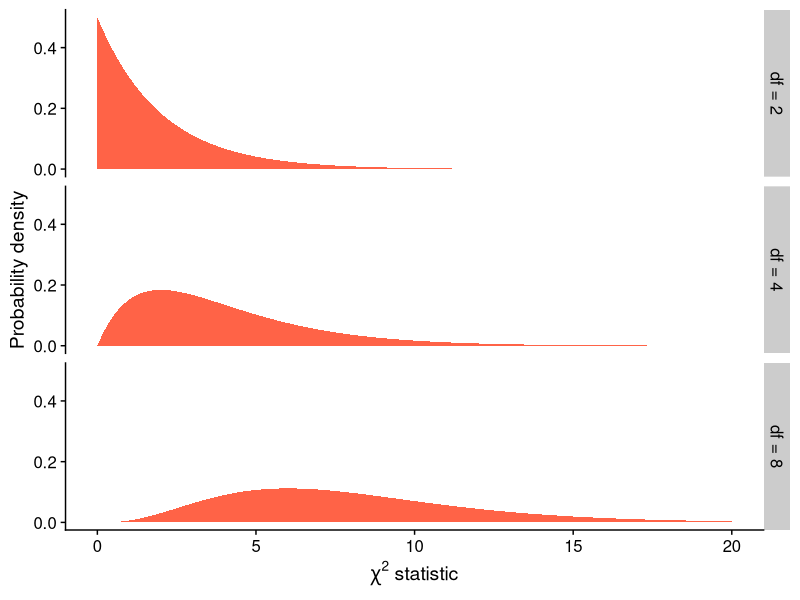
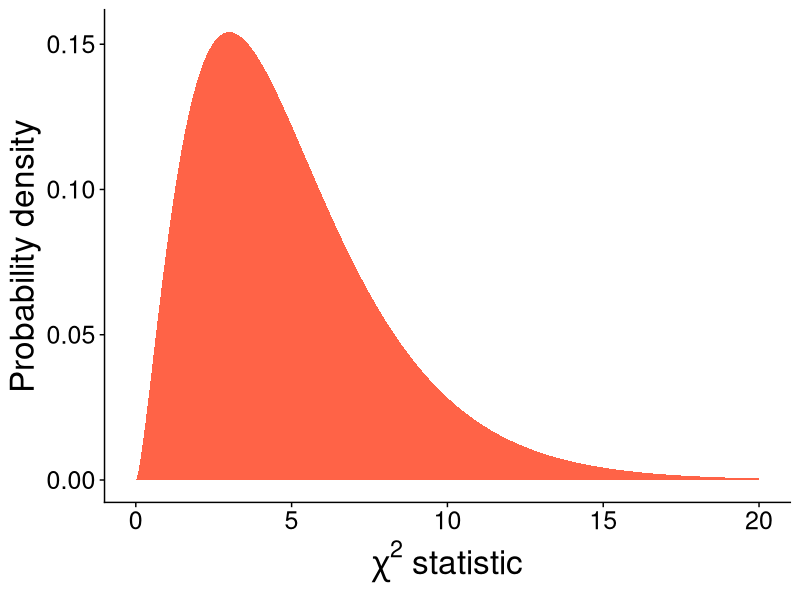
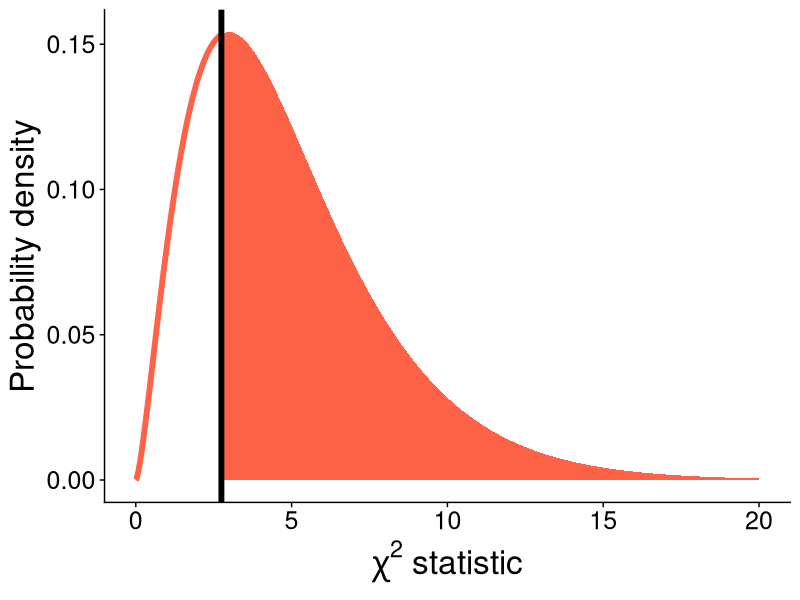
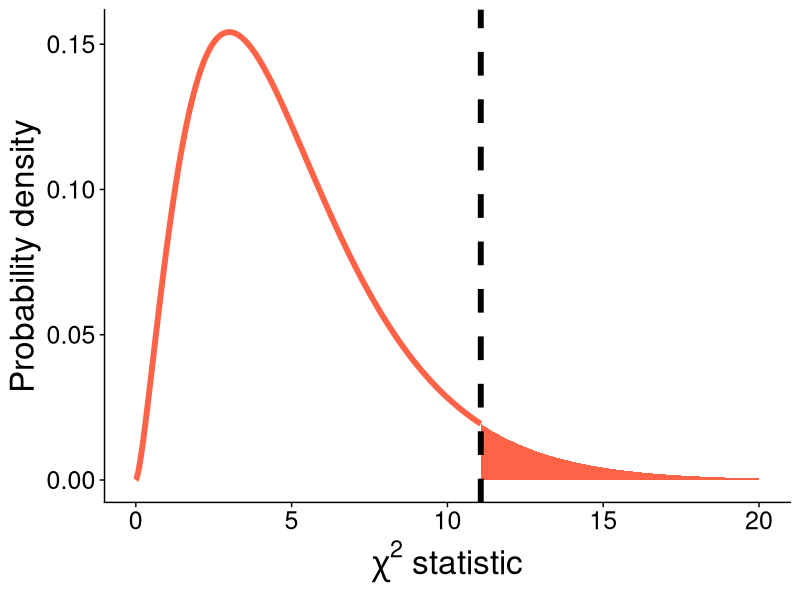
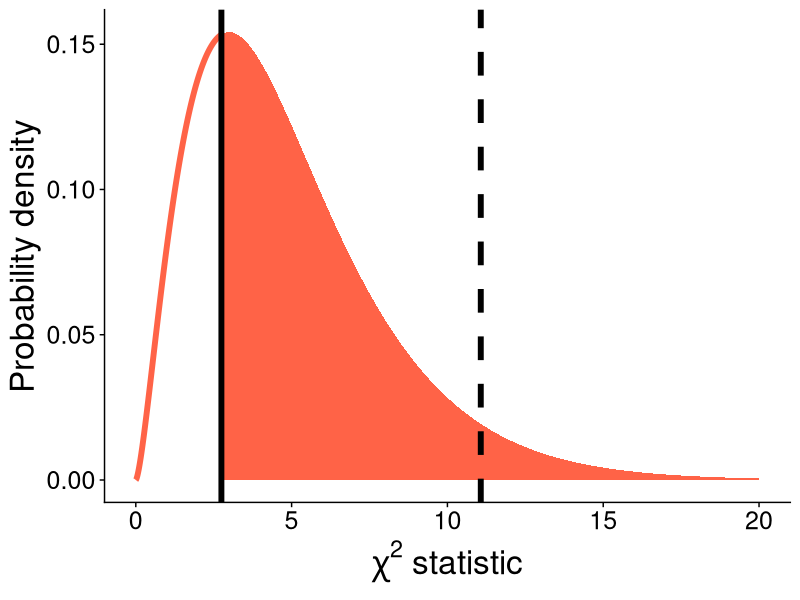
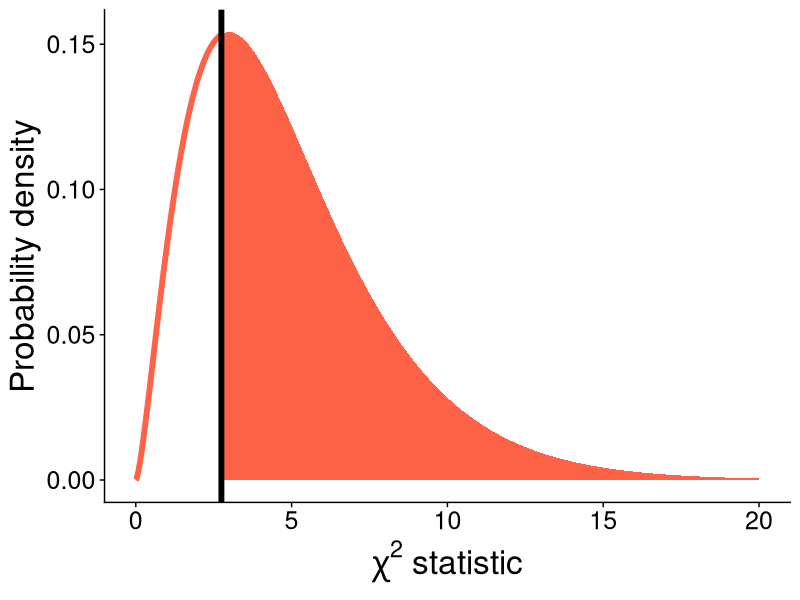

Generate these figures, in order, with R:
## ---- chunk 1
knitr::opts_chunk$set(echo = FALSE, warning = FALSE,
                      message = FALSE, eval = TRUE)

library(cowplot)
library(ggplot2)
library(dplyr)
library(viridis)
library(glue)
library(stringr)
library(tidyr)
library(knitr)
## ---- chunk 2
mm_expected <- tibble(
    Color = c("Blue", "Orange", "Green", "Yellow", "Red", "Brown"),
    Proportion = c("0.24", "0.20", "0.16", "0.14", "0.13", "0.13"),
    `Expected A` = rep(35, 6),
    `Expected B` = c(24, 20, 16, 14, 13, 13),
    `Expected C` = c("50.4", "42.0", "33.6", "29.4", "27.3", "27.3")
)

knitr::kable(mm_expected, align = "lcccc")
## ---- chunk 3
mm_expected <- select(mm_expected, c(Color, Proportion, `Expected C`)) |> 
    rename(Expected = `Expected C`) |> 
    rbind(c("**Total**", "1", "210"))

knitr::kable(mm_expected, align = "lcc")
## ---- chunk 4
#| echo: true

candies <- sample(
    x = c("Blue", "Orange", "Green", "Yellow",
          "Red", "Brown"),
    size = 210,
    replace = TRUE,
    prob = c(0.24, 0.20, 0.16, 0.14, 0.13, 0.13)
)

table(candies)
## ---- chunk 5
obs <- table(candies) |> 
    (function(x) {
        data.frame(Color = names(x), 
                   Observed = as.character(as.numeric(x)))
    })() |> 
    rbind(c("**Total**", "210")) |> 
    left_join(mm_expected, y = _)

obs$Observed[is.na(obs$Observed)] <- "0"

knitr::kable(obs, align = "lccc")
## ---- chunk 6
chi <- mutate(obs, 
       o_min_e_raw = (as.numeric(Observed) - as.numeric(Expected)) |> 
           round(1),
       o_min_e = as.character(o_min_e_raw), 
       chi_sq_raw = (o_min_e_raw^2) / as.numeric(Expected), 
       chi_sq = round(chi_sq_raw, 2) |> 
           as.character())
chi$chi_sq[7] <- sum(chi$chi_sq_raw) |> 
    round(2) |> 
    as.character()

O <- round(as.numeric(chi$Observed))[-nrow(chi)]
E <- round(as.numeric(chi$Expected), 1)[-nrow(chi)]

mm_test_stat <- sum((O - E) ^ 2 / E)

chi_tab <- select(chi, c(Color:Observed, o_min_e, chi_sq)) |> 
    rename(`$O - E$` = o_min_e, 
           `$(O - E)^2/E$` = chi_sq) |> 
    kable(align = "lccccc")

chi_tab
## ---- chunk 7
chi_tab
## ---- chunk 8
chi_tab
## ---- chunk 9
chi_tab
## ---- chunk 10
#| fig-align: center
#| fig-width: 5
#| fig-height: 3.5
#| out-width: "8in"

df <- crossing(
    x = seq(0, 20, 0.01),
    df = c(2, 4, 8)
) |>
    mutate(y = dchisq(x, df), panel = str_c("df = ", df))

ggplot(df, aes(x, y)) +
    facet_grid(rows = vars(panel)) +
    geom_area(fill = "tomato") +
    xlab(expression(chi^2~statistic)) +
    ylab("Probability density") +
    theme_cowplot() +
    scale_y_continuous(n.breaks = 4)
## ---- chunk 11
df <- tibble(
    Expected = c(60, 60, 60),
    Observed = c(57, 62, 61),
    `$\\chi^2_i$` = (Observed - Expected) ^ 2 / Expected
)

knitr::kable(df, escape = FALSE, align = rep("c", 3),
             digits = 3)

df$chisq <- df$`$\\chi^2_i$`
## ---- chunk 12
df <- tibble(
  Expected = c(600, 600, 600),
  Observed = c(570, 620, 610),
  `$\\chi^2_i$` = (Observed - Expected) ^ 2 / Expected
)

knitr::kable(df, escape = FALSE, align = rep("c", 3),
             digits = 3)

df$chisq <- df$`$\\chi^2_i$`
## ---- chunk 13
chi_tab
## ---- chunk 14
#| fig-align: center
#| out-width: "10in"

df <- tibble(
    x = seq(0, 20, 0.01),
    y = dchisq(x, 5)
)

gp <- ggplot(df, aes(x, y)) +
    geom_area(fill = "tomato") +
    xlab(expression(chi^2~statistic)) +
    ylab("Probability density") +
    theme_cowplot() +
    theme(
        strip.text = element_text(size = 18),
        axis.text = element_text(size = 18),
        axis.title = element_text(size = 24),
        title = element_text(size = 24)
    )

gp
## ---- chunk 15
#| fig-align: center
#| out-width: "9.5in"

gp +
    geom_area(data = filter(df, x < mm_test_stat), fill = "white",
              size = 2, color = "tomato") +
    geom_vline(xintercept = mm_test_stat, size = 2)
## ---- chunk 16
#| echo: false
#| results: asis

cat(sprintf("```r\npchisq(q = %s,\n       df = 5,\n       lower.tail = FALSE)\n```", 
            round(mm_test_stat, 7)))
## ---- chunk 17
pchisq(q = mm_test_stat,
       df = 5,
       lower.tail = FALSE)
## ---- chunk 18
p_value <- pchisq(mm_test_stat, df = 5, lower.tail = FALSE)
## ---- chunk 19
#| echo: true

qchisq(0.05,
       df = 5,
       lower.tail = FALSE)
## ---- chunk 20
#| fig-align: center
#| out-width: "9in"

mm_crit_stat <- qchisq(0.05, 5, lower.tail = FALSE)

gp +
  geom_area(data = filter(df, x < mm_crit_stat), fill = "white",
            size = 2, color = "tomato") +
  geom_vline(xintercept = mm_crit_stat, size = 2, linetype = "dashed")
## ---- chunk 21
#| fig-align: center
#| out-width: "9in"

mm_crit_stat <- qchisq(0.05, 5, lower.tail = FALSE)

gp +
  geom_area(data = filter(df, x < mm_test_stat), fill = "white",
            size = 2, color = "tomato") +
  geom_vline(xintercept = mm_test_stat, size = 2) +
  geom_vline(xintercept = mm_crit_stat, size = 2, linetype = "dashed")
## ---- chunk 22
#| echo: true

chisq.test(x = c(43, 40, 37, 37, 33, 20),
           p = c(0.24, 0.20, 0.16, 0.14, 0.13, 0.13))
## ---- chunk 23
chi_tab
## ---- chunk 24
chi_tab

## ---- chunk 25
chi_tab

## ---- chunk 26
#| fig-align: center
#| out-width: "9.5in"

gp +
  geom_area(data = filter(df, x < mm_test_stat), fill = "white",
            size = 2, color = "tomato") +
  geom_vline(xintercept = mm_test_stat, size = 2)
## ---- chunk 27
#| echo: false
#| results: asis

cat(sprintf("```r\npchisq(q = %s,\n       df = 5,\n       lower.tail = FALSE)\n```", 
            round(mm_test_stat, 7)))
## ---- chunk 28
pchisq(q = mm_test_stat,
       df = 5,
       lower.tail = FALSE)
## ---- chunk 29
#| echo: false
#| results: asis

cat(sprintf("```r\nchisq.test(x = c(%s),\n           p = c(0.24, 0.20, 0.16, 0.14, 0.13, 0.13))\n```", 
            paste(O[-length(O)], collapse = ", ")))
## ---- chunk 30
chisq.test(x = O,
           p = c(0.24, 0.20, 0.16, 0.14, 0.13, 0.13))
## ---- chunk 31
# a markdown formatted table strings for repeated use
tbl <- "::: {.no-bold-header style=\"font-size: 80%;\"} \n|  | non-English<br>$O$ | non-English<br>$E$ | English<br>$O$ | English<br>$E$ | \n|--:|:--:|:--:|:--:|:--:| \n| Primary&nbsp;Caesarean delivery | 1 | <<non_e_c>> | 2 | <<e_c>> | \n| Primary&nbsp;vaginal delivery | 5 | <<non_e_v>> | 16 | <<e_v>> | \n:::"

tbl_mar <- "::: {.no-bold-header style=\"font-size: 80%;\"} \n|  | non-English<br>$O$ | non-English<br>$E$ | <br>English<br>$O$ | <br>English<br>$E$ | **<br><br>Totals** | \n|--:|:--:|:--:|:--:|:--:|:--:| \n| Primary&nbsp;Caesarean delivery | 1 | <<non_e_c>> | 2 | <<e_c>> | **3** | \n| Primary&nbsp;vaginal delivery | 5 | <<non_e_v>> | 16 | <<e_v>> | **21** | \n| **Totals** | **6** |  | **18** |  | **24** | \n:::"


## ---- chunk 32
#| echo: false
#| results: asis

non_e_c <- e_c <- non_e_v <- e_v <- "??"
glue(tbl, .open = "<<", .close = ">>")
## ---- chunk 33
#| echo: false
#| results: asis

non_e_c <- e_c <- 1.5
non_e_v <- e_v <- 10
glue(tbl, .open = "<<", .close = ">>")
## ---- chunk 34
#| echo: false
#| results: asis

non_e_c <- e_c <- non_e_v <- e_v <- "??"
glue(tbl, .open = "<<", .close = ">>")
## ---- chunk 35
#| echo: false
#| results: asis

non_e_c <- e_c <- non_e_v <- e_v <- "??"
glue(tbl_mar, .open = "<<", .close = ">>")
## ---- chunk 36
#| echo: false
#| results: asis

glue(tbl_mar, .open = "<<", .close = ">>")
## ---- chunk 37
#| echo: false
#| results: asis

non_e_c <- "$\\frac{3}{4}$"
e_c <- "$2 \\frac{1}{4}$"
non_e_v <- "$5 \\frac{1}{4}$"
e_v <- "$15 \\frac{3}{4}$"
glue(tbl_mar, .open = "<<", .close = ">>")
## ---- chunk 38
#| echo: false
#| results: asis

glue(tbl, .open = "<<", .close = ">>")
## ---- chunk 39
#| echo: true

chi2_test_stat <- 0.127
df <- 1

pchisq(chi2_test_stat, df, lower.tail = FALSE)
## ---- chunk 40
#| echo: true
#| warning: true

dat <- matrix(c(1, 5, 2, 16), nrow = 2)
dat

chisq.test(dat)
## ---- chunk 41
#| echo: true
#| warning: true

chisq.test(dat)
## ---- chunk 42
#| echo: false
#| results: asis

glue(tbl, .open = "<<", .close = ">>")
## ---- chunk 43
#| echo: true

dat <- matrix(c(127, 1022, 934, 9336), nrow = 2)
dat

chisq.test(dat)
## ---- chunk 44
#| echo: true

ci95logLo <- log(1.242) - 0.196
ci95logHi <- log(1.242) + 0.196

# convert back to linear (not log) measurements
exp(c(ci95logLo, ci95logHi))
## ---- chunk 45
#| echo: true

# make the contingency table in R
d <- matrix(c(127, 1022, 934, 9336), nrow = 2)

# an "exact" test without the chi-sqrd assumptions
fisher.test(d)
